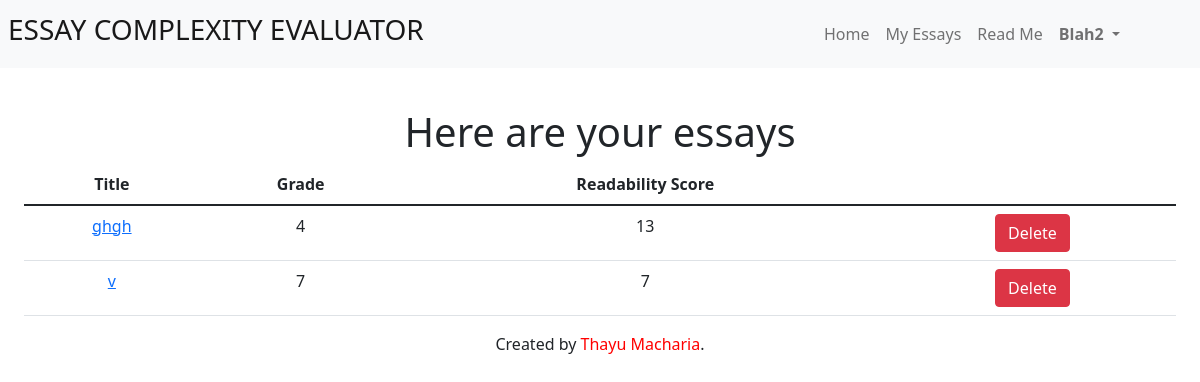
/myessays (signed in), run on the app's committed database.
### tables this page shows
CREATE TABLE "myessays" (
	"essayID"	INTEGER,
	"userID"	INTEGER,
	"title"	TEXT,
	"content"	TEXT,
	"studentgrade"	INTEGER,
	"essaygrade"	INTEGER,
	"timestamp"	NUMERIC NOT NULL,
	PRIMARY KEY("essayID" AUTOINCREMENT)
);

### app.py (the view)
@app.route("/myessays")
@login_required
def myessays():
    user_id = session["user_id"]
    essays = db.execute("SELECT essayID, title, studentgrade, essaygrade FROM myessays WHERE userID = ? ORDER BY timestamp DESC", user_id)
    return render_template("myessays.html", essays=essays)

### app.py (called while the page is built)
@app.after_request
def after_request(response):
    response.headers["Cache-Control"] = "no-cache, no-store, must-revalidate"
    response.headers["Expires"] = 0
    response.headers["Pragma"] = "no-cache"
    return response

def login_required(f):
    @wraps(f)
    def decorated_function(*args, **kwargs):
        if session.get("user_id") is None:
            return redirect("/login")
        return f(*args, **kwargs)
    return decorated_function

### templates/myessays.html (shortened to what this page needs)
{% extends "layout.html" %}
{% block main %}
<h1>Here are your essays</h1>
<table class="table">
    <thead class="thead-dark">
        <tr>
            <th>Title</th>
            <th>Grade</th>
            <th>Readability Score</th>
        </tr>
    </thead>
    <tbody>
        {% for essay in essays %}
            <tr>
                <td><a href="/view_essay/{{ essay["title"] }}">{{ essay["title"] }}</a></td>
                <td>{{ essay["studentgrade"] }}</td>
                <td>{{ essay["essaygrade"] }}</td>
                <td>
                    <form action="/delete_essay" method="post">
                        <button type="submit" class="btn btn-danger">Delete</button>
                    </form>
                </td>
            </tr>
        {% endfor %}
    </tbody>
{% endblock %}

### data on the page
myessays: title "ghgh", studentgrade "4", essaygrade "13"
myessays: title "v", studentgrade "7", essaygrade "7"

### other printed values
{{ session["user_name"].capitalize() }} "Blah2"
